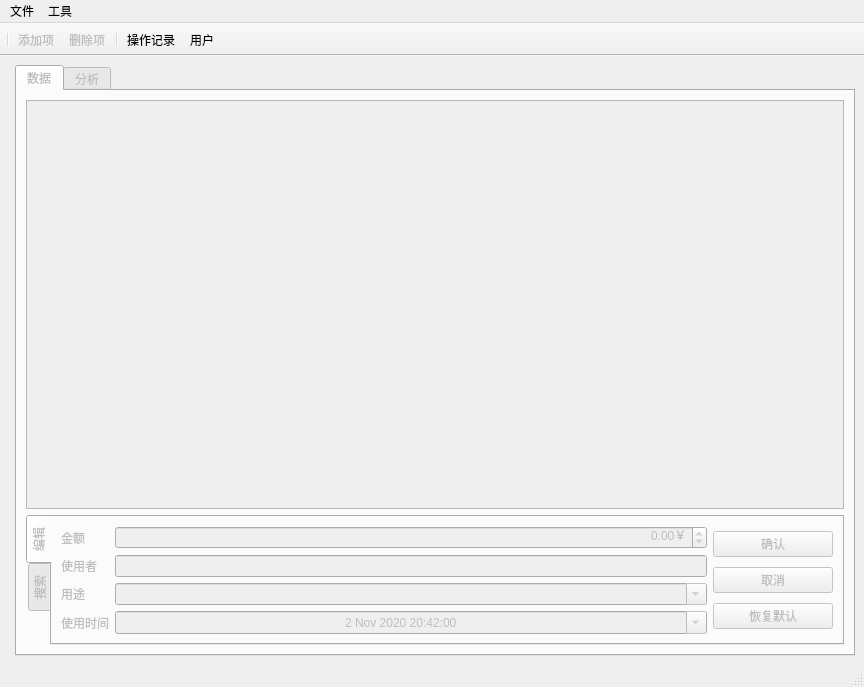
<?xml version="1.0" encoding="UTF-8"?>
<ui version="4.0">
 <class>MainWindow</class>
 <widget class="QMainWindow" name="MainWindow">
  <property name="geometry">
   <rect>
    <x>0</x>
    <y>0</y>
    <width>864</width>
    <height>687</height>
   </rect>
  </property>
  <property name="windowTitle">
   <string>班级财务管理系统</string>
  </property>
  <property name="toolButtonStyle">
   <enum>Qt::ToolButtonIconOnly</enum>
  </property>
  <widget class="QWidget" name="centralwidget">
   <layout class="QFormLayout" name="formLayout">
    <item row="0" column="1">
     <widget class="QTabWidget" name="tabWidget">
      <property name="enabled">
       <bool>false</bool>
      </property>
      <property name="currentIndex">
       <number>0</number>
      </property>
      <widget class="QWidget" name="tabData">
       <attribute name="title">
        <string>数据</string>
       </attribute>
       <layout class="QVBoxLayout" name="verticalLayout_2">
        <item>
         <widget class="QTableView" name="tableData">
          <property name="editTriggers">
           <set>QAbstractItemView::NoEditTriggers</set>
          </property>
          <property name="alternatingRowColors">
           <bool>true</bool>
          </property>
         </widget>
        </item>
        <item>
         <widget class="QTabWidget" name="tabWidgetOpt">
          <property name="enabled">
           <bool>false</bool>
          </property>
          <property name="sizePolicy">
           <sizepolicy hsizetype="Expanding" vsizetype="Preferred">
            <horstretch>0</horstretch>
            <verstretch>0</verstretch>
           </sizepolicy>
          </property>
          <property name="tabPosition">
           <enum>QTabWidget::West</enum>
          </property>
          <property name="tabShape">
           <enum>QTabWidget::Rounded</enum>
          </property>
          <property name="currentIndex">
           <number>0</number>
          </property>
          <widget class="QWidget" name="tabEdit">
           <attribute name="title">
            <string>编辑</string>
           </attribute>
           <layout class="QGridLayout" name="gridLayout_2">
            <item row="0" column="1">
             <widget class="QDoubleSpinBox" name="SBMoney">
              <property name="wrapping">
               <bool>false</bool>
              </property>
              <property name="frame">
               <bool>true</bool>
              </property>
              <property name="alignment">
               <set>Qt::AlignRight|Qt::AlignTrailing|Qt::AlignVCenter</set>
              </property>
              <property name="buttonSymbols">
               <enum>QAbstractSpinBox::UpDownArrows</enum>
              </property>
              <property name="accelerated">
               <bool>true</bool>
              </property>
              <property name="suffix">
               <string>￥</string>
              </property>
              <property name="decimals">
               <number>2</number>
              </property>
              <property name="minimum">
               <double>-999999999.990000009536743</double>
              </property>
              <property name="maximum">
               <double>999999999.990000009536743</double>
              </property>
              <property name="singleStep">
               <double>0.010000000000000</double>
              </property>
              <property name="value">
               <double>0.000000000000000</double>
              </property>
             </widget>
            </item>
            <item row="1" column="1">
             <widget class="QLineEdit" name="inUser"/>
            </item>
            <item row="2" column="1">
             <widget class="QComboBox" name="CBUsage">
              <property name="editable">
               <bool>true</bool>
              </property>
             </widget>
            </item>
            <item row="3" column="0">
             <widget class="QLabel" name="lblUseTime">
              <property name="text">
               <string>使用时间</string>
              </property>
             </widget>
            </item>
            <item row="1" column="0">
             <widget class="QLabel" name="lblUser">
              <property name="text">
               <string>使用者</string>
              </property>
             </widget>
            </item>
            <item row="3" column="1">
             <widget class="QDateTimeEdit" name="DTEUseTime">
              <property name="wrapping">
               <bool>false</bool>
              </property>
              <property name="alignment">
               <set>Qt::AlignCenter</set>
              </property>
              <property name="dateTime">
               <datetime>
                <hour>20</hour>
                <minute>42</minute>
                <second>0</second>
                <year>2020</year>
                <month>11</month>
                <day>2</day>
               </datetime>
              </property>
              <property name="time">
               <time>
                <hour>20</hour>
                <minute>42</minute>
                <second>0</second>
               </time>
              </property>
              <property name="minimumDateTime">
               <datetime>
                <hour>0</hour>
                <minute>0</minute>
                <second>0</second>
                <year>1926</year>
                <month>8</month>
                <day>17</day>
               </datetime>
              </property>
              <property name="calendarPopup">
               <bool>true</bool>
              </property>
             </widget>
            </item>
            <item row="0" column="0">
             <widget class="QLabel" name="lblMoney">
              <property name="text">
               <string>金额</string>
              </property>
             </widget>
            </item>
            <item row="2" column="0">
             <widget class="QLabel" name="lblUsage">
              <property name="text">
               <string>用途</string>
              </property>
             </widget>
            </item>
            <item row="0" column="2" rowspan="4">
             <layout class="QVBoxLayout" name="verticalLayout">
              <property name="spacing">
               <number>5</number>
              </property>
              <property name="sizeConstraint">
               <enum>QLayout::SetDefaultConstraint</enum>
              </property>
              <property name="leftMargin">
               <number>0</number>
              </property>
              <property name="topMargin">
               <number>0</number>
              </property>
              <item>
               <widget class="QPushButton" name="btnUpdate">
                <property name="sizePolicy">
                 <sizepolicy hsizetype="Fixed" vsizetype="Fixed">
                  <horstretch>0</horstretch>
                  <verstretch>0</verstretch>
                 </sizepolicy>
                </property>
                <property name="minimumSize">
                 <size>
                  <width>120</width>
                  <height>0</height>
                 </size>
                </property>
                <property name="maximumSize">
                 <size>
                  <width>120</width>
                  <height>16777215</height>
                 </size>
                </property>
                <property name="text">
                 <string>确认</string>
                </property>
               </widget>
              </item>
              <item>
               <widget class="QPushButton" name="btnCancel">
                <property name="sizePolicy">
                 <sizepolicy hsizetype="Fixed" vsizetype="Fixed">
                  <horstretch>0</horstretch>
                  <verstretch>0</verstretch>
                 </sizepolicy>
                </property>
                <property name="minimumSize">
                 <size>
                  <width>120</width>
                  <height>0</height>
                 </size>
                </property>
                <property name="maximumSize">
                 <size>
                  <width>120</width>
                  <height>16777215</height>
                 </size>
                </property>
                <property name="whatsThis">
                 <string>&lt;html&gt;&lt;head/&gt;&lt;body&gt;&lt;p&gt;不改变记录并取消选择&lt;/p&gt;&lt;/body&gt;&lt;/html&gt;</string>
                </property>
                <property name="text">
                 <string>取消</string>
                </property>
               </widget>
              </item>
              <item>
               <widget class="QPushButton" name="btnDefault">
                <property name="sizePolicy">
                 <sizepolicy hsizetype="Fixed" vsizetype="Fixed">
                  <horstretch>0</horstretch>
                  <verstretch>0</verstretch>
                 </sizepolicy>
                </property>
                <property name="minimumSize">
                 <size>
                  <width>120</width>
                  <height>0</height>
                 </size>
                </property>
                <property name="maximumSize">
                 <size>
                  <width>120</width>
                  <height>16777215</height>
                 </size>
                </property>
                <property name="text">
                 <string>恢复默认</string>
                </property>
               </widget>
              </item>
             </layout>
            </item>
           </layout>
          </widget>
          <widget class="QWidget" name="tabFilter">
           <attribute name="title">
            <string>搜索</string>
           </attribute>
           <layout class="QGridLayout" name="gridLayout_3">
            <item row="1" column="0">
             <widget class="QSplitter" name="splitter_2">
              <property name="sizePolicy">
               <sizepolicy hsizetype="Preferred" vsizetype="Fixed">
                <horstretch>0</horstretch>
                <verstretch>0</verstretch>
               </sizepolicy>
              </property>
              <property name="frameShape">
               <enum>QFrame::NoFrame</enum>
              </property>
              <property name="frameShadow">
               <enum>QFrame::Sunken</enum>
              </property>
              <property name="lineWidth">
               <number>0</number>
              </property>
              <property name="orientation">
               <enum>Qt::Horizontal</enum>
              </property>
              <property name="opaqueResize">
               <bool>true</bool>
              </property>
              <property name="handleWidth">
               <number>6</number>
              </property>
              <property name="childrenCollapsible">
               <bool>false</bool>
              </property>
              <widget class="QWidget" name="verticalLayoutWidget_2">
               <layout class="QVBoxLayout" name="verticalLayout_4">
                <property name="sizeConstraint">
                 <enum>QLayout::SetDefaultConstraint</enum>
                </property>
                <property name="leftMargin">
                 <number>10</number>
                </property>
                <property name="topMargin">
                 <number>10</number>
                </property>
                <property name="rightMargin">
                 <number>0</number>
                </property>
                <item>
                 <widget class="QLabel" name="lblSearch">
                  <property name="sizePolicy">
                   <sizepolicy hsizetype="Maximum" vsizetype="Fixed">
                    <horstretch>0</horstretch>
                    <verstretch>0</verstretch>
                   </sizepolicy>
                  </property>
                  <property name="text">
                   <string>搜索</string>
                  </property>
                  <property name="buddy">
                   <cstring>lineSearch</cstring>
                  </property>
                 </widget>
                </item>
                <item>
                 <widget class="QLabel" name="lblFilter">
                  <property name="sizePolicy">
                   <sizepolicy hsizetype="Maximum" vsizetype="Fixed">
                    <horstretch>0</horstretch>
                    <verstretch>0</verstretch>
                   </sizepolicy>
                  </property>
                  <property name="text">
                   <string>过滤器</string>
                  </property>
                 </widget>
                </item>
                <item>
                 <widget class="QLabel" name="lblSort">
                  <property name="sizePolicy">
                   <sizepolicy hsizetype="Maximum" vsizetype="Fixed">
                    <horstretch>0</horstretch>
                    <verstretch>0</verstretch>
                   </sizepolicy>
                  </property>
                  <property name="text">
                   <string>排序</string>
                  </property>
                 </widget>
                </item>
               </layout>
              </widget>
              <widget class="QSplitter" name="splitter">
               <property name="sizePolicy">
                <sizepolicy hsizetype="Preferred" vsizetype="Fixed">
                 <horstretch>0</horstretch>
                 <verstretch>0</verstretch>
                </sizepolicy>
               </property>
               <property name="frameShadow">
                <enum>QFrame::Sunken</enum>
               </property>
               <property name="lineWidth">
                <number>0</number>
               </property>
               <property name="orientation">
                <enum>Qt::Vertical</enum>
               </property>
               <property name="opaqueResize">
                <bool>true</bool>
               </property>
               <property name="handleWidth">
                <number>5</number>
               </property>
               <property name="childrenCollapsible">
                <bool>false</bool>
               </property>
               <widget class="QWidget" name="gridLayoutWidget">
                <layout class="QGridLayout" name="gridLayout">
                 <property name="sizeConstraint">
                  <enum>QLayout::SetDefaultConstraint</enum>
                 </property>
                 <property name="bottomMargin">
                  <number>0</number>
                 </property>
                 <property name="horizontalSpacing">
                  <number>10</number>
                 </property>
                 <item row="1" column="0">
                  <widget class="QComboBox" name="comboBoxBalance">
                   <property name="sizePolicy">
                    <sizepolicy hsizetype="Minimum" vsizetype="Fixed">
                     <horstretch>0</horstretch>
                     <verstretch>0</verstretch>
                    </sizepolicy>
                   </property>
                   <item>
                    <property name="text">
                     <string>选择收支</string>
                    </property>
                   </item>
                   <item>
                    <property name="text">
                     <string>收入</string>
                    </property>
                   </item>
                   <item>
                    <property name="text">
                     <string>支出</string>
                    </property>
                   </item>
                  </widget>
                 </item>
                 <item row="0" column="1">
                  <widget class="QLineEdit" name="lineSearch">
                   <property name="sizePolicy">
                    <sizepolicy hsizetype="MinimumExpanding" vsizetype="Fixed">
                     <horstretch>0</horstretch>
                     <verstretch>0</verstretch>
                    </sizepolicy>
                   </property>
                  </widget>
                 </item>
                 <item row="1" column="1">
                  <widget class="QComboBox" name="comboBoxUsage">
                   <property name="sizePolicy">
                    <sizepolicy hsizetype="MinimumExpanding" vsizetype="Fixed">
                     <horstretch>2</horstretch>
                     <verstretch>0</verstretch>
                    </sizepolicy>
                   </property>
                   <property name="sizeIncrement">
                    <size>
                     <width>0</width>
                     <height>0</height>
                    </size>
                   </property>
                   <item>
                    <property name="text">
                     <string>选择用途</string>
                    </property>
                   </item>
                  </widget>
                 </item>
                 <item row="0" column="0">
                  <widget class="QComboBox" name="comboBoxSearch">
                   <property name="sizePolicy">
                    <sizepolicy hsizetype="Minimum" vsizetype="Fixed">
                     <horstretch>0</horstretch>
                     <verstretch>0</verstretch>
                    </sizepolicy>
                   </property>
                   <property name="currentText">
                    <string>选择列</string>
                   </property>
                   <item>
                    <property name="text">
                     <string>选择列</string>
                    </property>
                   </item>
                   <item>
                    <property name="text">
                     <string>ID</string>
                    </property>
                   </item>
                   <item>
                    <property name="text">
                     <string>金额</string>
                    </property>
                   </item>
                   <item>
                    <property name="text">
                     <string>余额</string>
                    </property>
                   </item>
                   <item>
                    <property name="text">
                     <string>使用者</string>
                    </property>
                   </item>
                   <item>
                    <property name="text">
                     <string>用途</string>
                    </property>
                   </item>
                   <item>
                    <property name="text">
                     <string>日期</string>
                    </property>
                   </item>
                  </widget>
                 </item>
                </layout>
               </widget>
               <widget class="QComboBox" name="comboBoxSort">
                <property name="sizePolicy">
                 <sizepolicy hsizetype="MinimumExpanding" vsizetype="Fixed">
                  <horstretch>0</horstretch>
                  <verstretch>0</verstretch>
                 </sizepolicy>
                </property>
                <property name="minimumSize">
                 <size>
                  <width>0</width>
                  <height>24</height>
                 </size>
                </property>
                <property name="maximumSize">
                 <size>
                  <width>16777215</width>
                  <height>24</height>
                 </size>
                </property>
                <item>
                 <property name="text">
                  <string>按列排序(默认: 日期)</string>
                 </property>
                </item>
                <item>
                 <property name="text">
                  <string>金额</string>
                 </property>
                </item>
                <item>
                 <property name="text">
                  <string>余额</string>
                 </property>
                </item>
               </widget>
              </widget>
              <widget class="QWidget" name="verticalLayoutWidget">
               <layout class="QVBoxLayout" name="verticalLayout_3">
                <property name="sizeConstraint">
                 <enum>QLayout::SetDefaultConstraint</enum>
                </property>
                <property name="leftMargin">
                 <number>10</number>
                </property>
                <item>
                 <spacer name="verticalSpacer">
                  <property name="orientation">
                   <enum>Qt::Vertical</enum>
                  </property>
                  <property name="sizeHint" stdset="0">
                   <size>
                    <width>20</width>
                    <height>40</height>
                   </size>
                  </property>
                 </spacer>
                </item>
                <item>
                 <widget class="QPushButton" name="bntApply">
                  <property name="enabled">
                   <bool>false</bool>
                  </property>
                  <property name="sizePolicy">
                   <sizepolicy hsizetype="Maximum" vsizetype="Fixed">
                    <horstretch>0</horstretch>
                    <verstretch>0</verstretch>
                   </sizepolicy>
                  </property>
                  <property name="maximumSize">
                   <size>
                    <width>149</width>
                    <height>16777215</height>
                   </size>
                  </property>
                  <property name="text">
                   <string>应用</string>
                  </property>
                 </widget>
                </item>
                <item>
                 <widget class="QPushButton" name="bntDefaultFilter">
                  <property name="sizePolicy">
                   <sizepolicy hsizetype="Maximum" vsizetype="Fixed">
                    <horstretch>0</horstretch>
                    <verstretch>0</verstretch>
                   </sizepolicy>
                  </property>
                  <property name="maximumSize">
                   <size>
                    <width>149</width>
                    <height>16777215</height>
                   </size>
                  </property>
                  <property name="text">
                   <string>显示全表(默认)</string>
                  </property>
                 </widget>
                </item>
               </layout>
              </widget>
             </widget>
            </item>
           </layout>
          </widget>
         </widget>
        </item>
       </layout>
      </widget>
      <widget class="QWidget" name="tabAnalysis">
       <attribute name="title">
        <string>分析</string>
       </attribute>
       <layout class="QGridLayout" name="gridLayout_4">
        <item row="0" column="0">
         <widget class="QTabWidget" name="tabCharts">
          <property name="tabPosition">
           <enum>QTabWidget::West</enum>
          </property>
          <property name="tabShape">
           <enum>QTabWidget::Rounded</enum>
          </property>
          <property name="currentIndex">
           <number>0</number>
          </property>
          <widget class="QWidget" name="tabTextGeneral">
           <attribute name="title">
            <string>概览</string>
           </attribute>
           <layout class="QGridLayout" name="gridLayout_6">
            <item row="0" column="0">
             <widget class="QTableView" name="tableGeneral">
              <property name="editTriggers">
               <set>QAbstractItemView::NoEditTriggers</set>
              </property>
              <property name="selectionMode">
               <enum>QAbstractItemView::SingleSelection</enum>
              </property>
              <property name="selectionBehavior">
               <enum>QAbstractItemView::SelectItems</enum>
              </property>
             </widget>
            </item>
           </layout>
          </widget>
          <widget class="QWidget" name="tabChartDisplay">
           <attribute name="title">
            <string>图表</string>
           </attribute>
           <layout class="QVBoxLayout" name="verticalLayout_5">
            <item>
             <layout class="QHBoxLayout" name="horizontalLayout">
              <item>
               <widget class="QLabel" name="lblType">
                <property name="sizePolicy">
                 <sizepolicy hsizetype="Fixed" vsizetype="Fixed">
                  <horstretch>0</horstretch>
                  <verstretch>0</verstretch>
                 </sizepolicy>
                </property>
                <property name="text">
                 <string>图表类型</string>
                </property>
               </widget>
              </item>
              <item>
               <widget class="QComboBox" name="comboBoxType">
                <item>
                 <property name="text">
                  <string>收入资金来源饼状图</string>
                 </property>
                </item>
                <item>
                 <property name="text">
                  <string>支出资金去向饼状图</string>
                 </property>
                </item>
               </widget>
              </item>
              <item>
               <widget class="QLabel" name="lblStyle">
                <property name="sizePolicy">
                 <sizepolicy hsizetype="Fixed" vsizetype="Fixed">
                  <horstretch>0</horstretch>
                  <verstretch>0</verstretch>
                 </sizepolicy>
                </property>
                <property name="text">
                 <string>显示风格</string>
                </property>
               </widget>
              </item>
              <item>
               <widget class="QComboBox" name="comboBoxTheme">
                <item>
                 <property name="text">
                  <string>Light</string>
                 </property>
                </item>
                <item>
                 <property name="text">
                  <string>BlueCerulean</string>
                 </property>
                </item>
                <item>
                 <property name="text">
                  <string>Dark</string>
                 </property>
                </item>
                <item>
                 <property name="text">
                  <string>BrownSand</string>
                 </property>
                </item>
                <item>
                 <property name="text">
                  <string>BlueNcs</string>
                 </property>
                </item>
                <item>
                 <property name="text">
                  <string>HighContrast</string>
                 </property>
                </item>
                <item>
                 <property name="text">
                  <string>BlueIcy</string>
                 </property>
                </item>
                <item>
                 <property name="text">
                  <string>Qt</string>
                 </property>
                </item>
               </widget>
              </item>
              <item>
               <widget class="QPushButton" name="bntChartDisplay">
                <property name="sizePolicy">
                 <sizepolicy hsizetype="Maximum" vsizetype="Fixed">
                  <horstretch>0</horstretch>
                  <verstretch>0</verstretch>
                 </sizepolicy>
                </property>
                <property name="text">
                 <string>绘制图表</string>
                </property>
               </widget>
              </item>
             </layout>
            </item>
            <item>
             <widget class="QChartView" name="chartView"/>
            </item>
            <item>
             <widget class="QLabel" name="lblTips">
              <property name="sizePolicy">
               <sizepolicy hsizetype="Preferred" vsizetype="Fixed">
                <horstretch>0</horstretch>
                <verstretch>0</verstretch>
               </sizepolicy>
              </property>
              <property name="text">
               <string>&lt;html&gt;&lt;head/&gt;&lt;body&gt;&lt;p&gt;* 若您在数据区设置了筛选条件，以上统计图将依照筛选后的结果生成。&lt;/p&gt;&lt;/body&gt;&lt;/html&gt;</string>
              </property>
              <property name="alignment">
               <set>Qt::AlignCenter</set>
              </property>
             </widget>
            </item>
           </layout>
          </widget>
         </widget>
        </item>
       </layout>
      </widget>
     </widget>
    </item>
   </layout>
  </widget>
  <widget class="QMenuBar" name="menuBar">
   <property name="geometry">
    <rect>
     <x>0</x>
     <y>0</y>
     <width>864</width>
     <height>29</height>
    </rect>
   </property>
   <widget class="QMenu" name="menuFile">
    <property name="title">
     <string>文件</string>
    </property>
    <addaction name="actNew"/>
    <addaction name="actOpen"/>
    <addaction name="actSav"/>
    <addaction name="separator"/>
    <addaction name="actExp"/>
   </widget>
   <widget class="QMenu" name="menu">
    <property name="title">
     <string>工具</string>
    </property>
    <addaction name="actCalc"/>
    <addaction name="actNotepad"/>
   </widget>
   <addaction name="menuFile"/>
   <addaction name="menu"/>
  </widget>
  <widget class="QStatusBar" name="statusBar"/>
  <widget class="QToolBar" name="toolBar">
   <property name="enabled">
    <bool>true</bool>
   </property>
   <property name="windowTitle">
    <string>工具栏</string>
   </property>
   <property name="autoFillBackground">
    <bool>false</bool>
   </property>
   <property name="movable">
    <bool>false</bool>
   </property>
   <property name="toolButtonStyle">
    <enum>Qt::ToolButtonTextUnderIcon</enum>
   </property>
   <property name="floatable">
    <bool>true</bool>
   </property>
   <attribute name="toolBarArea">
    <enum>TopToolBarArea</enum>
   </attribute>
   <attribute name="toolBarBreak">
    <bool>false</bool>
   </attribute>
   <addaction name="separator"/>
   <addaction name="actAdd"/>
   <addaction name="actDel"/>
   <addaction name="separator"/>
   <addaction name="actHistory"/>
   <addaction name="actUser"/>
  </widget>
  <action name="actSav">
   <property name="enabled">
    <bool>false</bool>
   </property>
   <property name="icon">
    <iconset resource="res.qrc">
     <normaloff>:/icon/basic_floppydisk.png</normaloff>:/icon/basic_floppydisk.png</iconset>
   </property>
   <property name="text">
    <string>保存</string>
   </property>
   <property name="shortcut">
    <string>Ctrl+S</string>
   </property>
  </action>
  <action name="actExp">
   <property name="enabled">
    <bool>false</bool>
   </property>
   <property name="icon">
    <iconset resource="res.qrc">
     <normaloff>:/icon/basic_elaboration_briefcase_upload.png</normaloff>:/icon/basic_elaboration_briefcase_upload.png</iconset>
   </property>
   <property name="text">
    <string>导出</string>
   </property>
   <property name="shortcut">
    <string>Ctrl+E</string>
   </property>
  </action>
  <action name="actDel">
   <property name="enabled">
    <bool>false</bool>
   </property>
   <property name="icon">
    <iconset resource="res.qrc">
     <normaloff>:/icon/arrows_square_minus.png</normaloff>:/icon/arrows_square_minus.png</iconset>
   </property>
   <property name="text">
    <string>删除项</string>
   </property>
   <property name="toolTip">
    <string>删除选中的项目</string>
   </property>
   <property name="shortcut">
    <string>Del</string>
   </property>
  </action>
  <action name="actAdd">
   <property name="enabled">
    <bool>false</bool>
   </property>
   <property name="icon">
    <iconset resource="res.qrc">
     <normaloff>:/icon/arrows_square_plus.png</normaloff>:/icon/arrows_square_plus.png</iconset>
   </property>
   <property name="text">
    <string>添加项</string>
   </property>
   <property name="toolTip">
    <string>在表格最后添加一项</string>
   </property>
  </action>
  <action name="actUser">
   <property name="icon">
    <iconset resource="res.qrc">
     <normaloff>:/icon/basic_lock_open.png</normaloff>:/icon/basic_lock_open.png</iconset>
   </property>
   <property name="text">
    <string>用户</string>
   </property>
  </action>
  <action name="actHistory">
   <property name="icon">
    <iconset resource="res.qrc">
     <normaloff>:/icon/basic_trashcan_refresh.png</normaloff>:/icon/basic_trashcan_refresh.png</iconset>
   </property>
   <property name="text">
    <string>操作记录</string>
   </property>
  </action>
  <action name="actAbout">
   <property name="text">
    <string>关于</string>
   </property>
  </action>
  <action name="actOpen">
   <property name="icon">
    <iconset resource="res.qrc">
     <normaloff>:/icon/basic_sheet_txt.png</normaloff>:/icon/basic_sheet_txt.png</iconset>
   </property>
   <property name="text">
    <string>打开</string>
   </property>
   <property name="shortcut">
    <string>Ctrl+O</string>
   </property>
  </action>
  <action name="actCalc">
   <property name="icon">
    <iconset resource="res.qrc">
     <normaloff>:/icon/basic_calculator.png</normaloff>:/icon/basic_calculator.png</iconset>
   </property>
   <property name="text">
    <string>计算器</string>
   </property>
   <property name="toolTip">
    <string>打开系统计算器</string>
   </property>
  </action>
  <action name="actNotepad">
   <property name="icon">
    <iconset resource="res.qrc">
     <normaloff>:/icon/basic_sheet_pen.png</normaloff>:/icon/basic_sheet_pen.png</iconset>
   </property>
   <property name="text">
    <string>记事本</string>
   </property>
   <property name="toolTip">
    <string>打开系统记事本</string>
   </property>
  </action>
  <action name="actNew">
   <property name="icon">
    <iconset resource="res.qrc">
     <normaloff>:/icon/basic_sheet.png</normaloff>:/icon/basic_sheet.png</iconset>
   </property>
   <property name="text">
    <string>新建</string>
   </property>
   <property name="toolTip">
    <string>新建一个数据库文件</string>
   </property>
   <property name="shortcut">
    <string>Ctrl+N</string>
   </property>
  </action>
 </widget>
 <customwidgets>
  <customwidget>
   <class>QChartView</class>
   <extends>QGraphicsView</extends>
   <header location="global">qchartview.h</header>
  </customwidget>
 </customwidgets>
 <tabstops>
  <tabstop>tabWidget</tabstop>
  <tabstop>tableData</tabstop>
  <tabstop>tabWidgetOpt</tabstop>
  <tabstop>SBMoney</tabstop>
  <tabstop>inUser</tabstop>
  <tabstop>CBUsage</tabstop>
  <tabstop>DTEUseTime</tabstop>
  <tabstop>btnUpdate</tabstop>
  <tabstop>btnCancel</tabstop>
  <tabstop>btnDefault</tabstop>
  <tabstop>comboBoxSearch</tabstop>
  <tabstop>lineSearch</tabstop>
  <tabstop>comboBoxBalance</tabstop>
  <tabstop>comboBoxUsage</tabstop>
  <tabstop>comboBoxSort</tabstop>
  <tabstop>bntApply</tabstop>
  <tabstop>bntDefaultFilter</tabstop>
  <tabstop>tabCharts</tabstop>
  <tabstop>tableGeneral</tabstop>
  <tabstop>comboBoxType</tabstop>
  <tabstop>comboBoxTheme</tabstop>
  <tabstop>bntChartDisplay</tabstop>
  <tabstop>chartView</tabstop>
 </tabstops>
 <resources>
  <include location="res.qrc"/>
 </resources>
 <connections/>
</ui>
